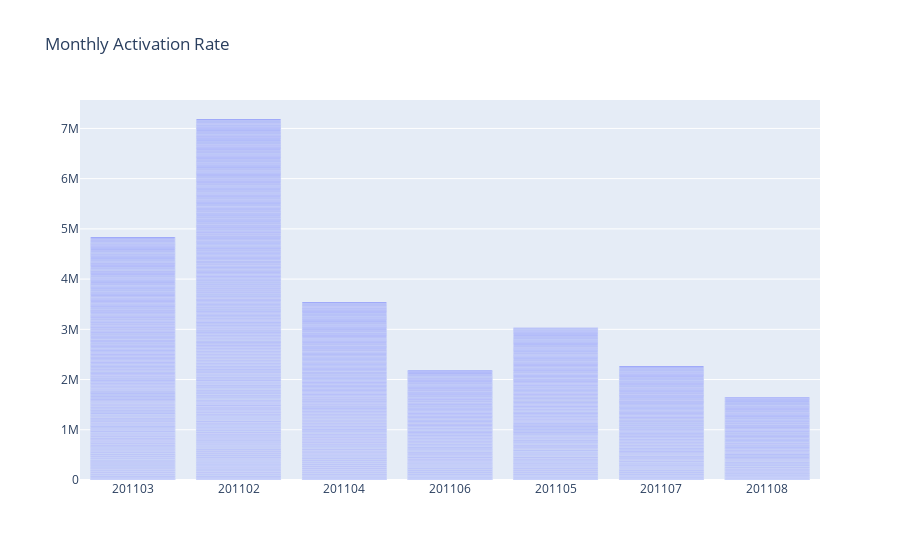

Notebook cell for this chart:
### Code cell
plot_data = [
    go.Bar(
        x=df_firstpurchasedt.query("SignupYearMonth>201101 and SignupYearMonth<201109")['SignupYearMonth'],
        y=df_firstpurchasedt.query("SignupYearMonth>201101 and SignupYearMonth<201109")['CustomerID'],
    )
]

plot_layout = go.Layout(
        xaxis={"type": "category"},
        title='Monthly Activation Rate'
    )
fig = go.Figure(data=plot_data, layout=plot_layout)
py_off.iplot(fig)

### Figure 1 — Plotly figure (JSON) as saved in the notebook; plotly's stock layout.template omitted (floating-point values rounded to 4 significant figures; data arrays with more than 128 entries replaced by an {"elided": "..."} marker saying what was removed)
{"data": [{"type": "bar", "x": {"elided": "1587 int values"}, "y": {"elided": "1587 int values"}}], "layout": {"title": {"text": "Monthly Activation Rate"}, "xaxis": {"type": "category"}}}
